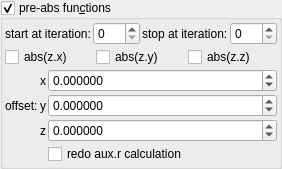
    <widget class="MyGroupBox" name="groupCheck_transf_function_enabledP_false">
     <property name="title">
      <string>pre-abs fun&amp;ctions</string>
     </property>
     <property name="checkable">
      <bool>true</bool>
     </property>
     <layout class="QVBoxLayout" name="verticalLayout_12" stretch="0,0,0">
      <property name="spacing">
       <number>2</number>
      </property>
      <property name="leftMargin">
       <number>2</number>
      </property>
      <property name="topMargin">
       <number>2</number>
      </property>
      <property name="rightMargin">
       <number>2</number>
      </property>
      <property name="bottomMargin">
       <number>2</number>
      </property>
      <item>
       <layout class="QHBoxLayout" name="horizontalLayout_21" stretch="0,1,0,1">
        <item>
         <widget class="QLabel" name="label_104">
          <property name="text">
           <string>start at iteration:</string>
          </property>
         </widget>
        </item>
        <item>
         <widget class="MySpinBox" name="spinboxInt_transf_start_iterations_P">
          <property name="sizePolicy">
           <sizepolicy hsizetype="Minimum" vsizetype="Maximum">
            <horstretch>0</horstretch>
            <verstretch>0</verstretch>
           </sizepolicy>
          </property>
          <property name="minimum">
           <number>0</number>
          </property>
          <property name="maximum">
           <number>999</number>
          </property>
          <property name="value">
           <number>0</number>
          </property>
         </widget>
        </item>
        <item>
         <widget class="QLabel" name="label_74">
          <property name="text">
           <string>stop at iteration:</string>
          </property>
         </widget>
        </item>
        <item>
         <widget class="MySpinBox" name="spinboxInt_transf_stop_iterations_P">
          <property name="sizePolicy">
           <sizepolicy hsizetype="Preferred" vsizetype="Maximum">
            <horstretch>0</horstretch>
            <verstretch>0</verstretch>
           </sizepolicy>
          </property>
          <property name="maximum">
           <number>999</number>
          </property>
         </widget>
        </item>
       </layout>
      </item>
      <item>
       <layout class="QHBoxLayout" name="horizontalLayout_22" stretch="0,0,0">
        <item>
         <widget class="MyCheckBox" name="checkBox_transf_function_enabledCx_false">
          <property name="text">
           <string notr="true">abs(z.x)</string>
          </property>
         </widget>
        </item>
        <item>
         <widget class="MyCheckBox" name="checkBox_transf_function_enabledCy_false">
          <property name="text">
           <string notr="true">abs(z.y)</string>
          </property>
         </widget>
        </item>
        <item>
         <widget class="MyCheckBox" name="checkBox_transf_function_enabledCz_false">
          <property name="text">
           <string notr="true">abs(z.z)</string>
          </property>
         </widget>
        </item>
       </layout>
      </item>
      <item>
       <layout class="QGridLayout" name="gridLayout_14" columnstretch="0,0,1">
        <property name="spacing">
         <number>2</number>
        </property>
        <item row="0" column="2">
         <widget class="MyDoubleSpinBox" name="spinbox3_transf_offsetA_000_x">
          <property name="sizePolicy">
           <sizepolicy hsizetype="Minimum" vsizetype="Maximum">
            <horstretch>0</horstretch>
            <verstretch>0</verstretch>
           </sizepolicy>
          </property>
          <property name="prefix">
           <string/>
          </property>
          <property name="suffix">
           <string/>
          </property>
          <property name="decimals">
           <number>6</number>
          </property>
          <property name="minimum">
           <double>-99.989999999999995</double>
          </property>
          <property name="maximum">
           <double>99.989999999999995</double>
          </property>
          <property name="singleStep">
           <double>0.100000000000000</double>
          </property>
         </widget>
        </item>
        <item row="0" column="0" rowspan="3">
         <widget class="QLabel" name="label_263">
          <property name="text">
           <string>offset:</string>
          </property>
         </widget>
        </item>
        <item row="0" column="1">
         <widget class="QLabel" name="label_114">
          <property name="text">
           <string notr="true">x</string>
          </property>
         </widget>
        </item>
        <item row="2" column="2">
         <widget class="MyDoubleSpinBox" name="spinbox3_transf_offsetA_000_z">
          <property name="sizePolicy">
           <sizepolicy hsizetype="Minimum" vsizetype="Maximum">
            <horstretch>0</horstretch>
            <verstretch>0</verstretch>
           </sizepolicy>
          </property>
          <property name="prefix">
           <string/>
          </property>
          <property name="suffix">
           <string/>
          </property>
          <property name="decimals">
           <number>6</number>
          </property>
          <property name="minimum">
           <double>-99.989999999999995</double>
          </property>
          <property name="maximum">
           <double>99.989999999999995</double>
          </property>
          <property name="singleStep">
           <double>0.100000000000000</double>
          </property>
         </widget>
        </item>
        <item row="2" column="1">
         <widget class="QLabel" name="label_121">
          <property name="text">
           <string notr="true">z</string>
          </property>
         </widget>
        </item>
        <item row="1" column="2">
         <widget class="MyDoubleSpinBox" name="spinbox3_transf_offsetA_000_y">
          <property name="sizePolicy">
           <sizepolicy hsizetype="Minimum" vsizetype="Maximum">
            <horstretch>0</horstretch>
            <verstretch>0</verstretch>
           </sizepolicy>
          </property>
          <property name="prefix">
           <string/>
          </property>
          <property name="suffix">
           <string/>
          </property>
          <property name="decimals">
           <number>6</number>
          </property>
          <property name="minimum">
           <double>-99.989999999999995</double>
          </property>
          <property name="maximum">
           <double>99.989999999999995</double>
          </property>
          <property name="singleStep">
           <double>0.100000000000000</double>
          </property>
         </widget>
        </item>
        <item row="1" column="1">
         <widget class="QLabel" name="label_120">
          <property name="text">
           <string notr="true">y</string>
          </property>
         </widget>
        </item>
        <item row="3" column="2">
         <widget class="MyCheckBox" name="checkBox_transf_function_enabledT_false">
          <property name="text">
           <string notr="true">redo aux.r calculation</string>
          </property>
         </widget>
        </item>
       </layout>
      </item>
     </layout>
    </widget>
